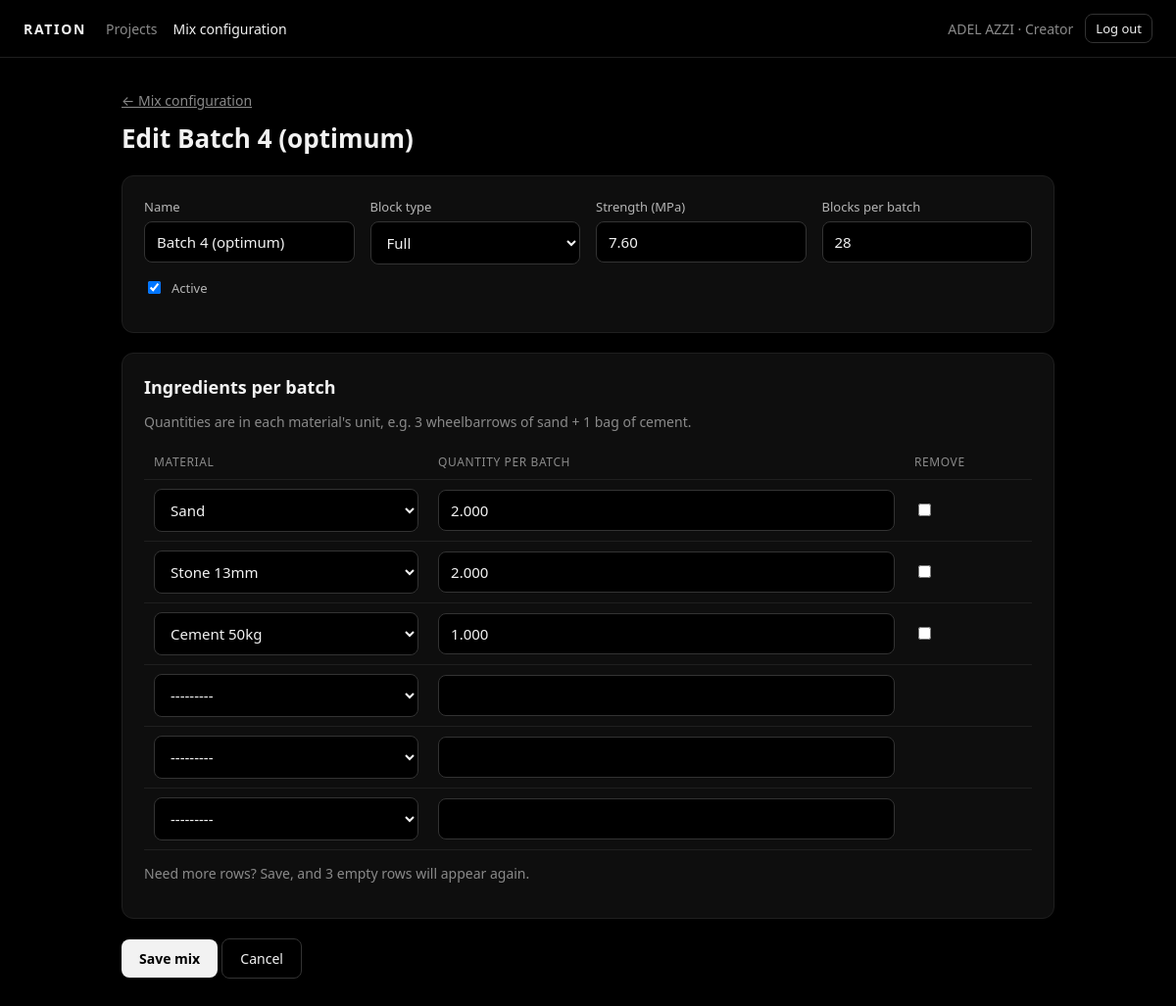
The app's page /config/mixes/4/ (signed in) with its own data.
### accounts/models.py (models this page shows, shortened)
class User(AbstractUser):
    class Role(models.TextChoices):
        MANAGER = 'manager', 'Manager'
        ACCOUNTANT = 'accountant', 'Accountant'
        CREATOR = 'creator', 'Creator'
    full_name = models.CharField(max_length=150)
    email = models.EmailField(max_length=255, unique=True)
    role = models.CharField(max_length=20, choices=Role.choices, default=Role.CREATOR)
    created_at = models.DateTimeField(auto_now_add=True)
    class Meta:
        db_table = 'users'

### core/models.py (models this page shows, shortened)
class MixRatio(models.Model):
    name = models.CharField(max_length=100)
    block_type = models.CharField(max_length=1, choices=BlockType.choices)
    strength_mpa = models.DecimalField(max_digits=6, decimal_places=2, null=True, blank=True)
    blocks_per_batch = models.PositiveIntegerField()
    is_active = models.BooleanField(default=True)
    class Meta:
        db_table = 'mix_ratios'
        constraints = [
            models.CheckConstraint(condition=Q(blocks_per_batch__gt=0), name='mix_blocks_per_batch_gt_0'),
            models.CheckConstraint(condition=Q(block_type__in=['H', 'F']), name='mix_block_type_h_or_f'),
        ]

### core/views.py (the view, shortened to what this page needs)
# urls.py: path('config/mixes/<int:pk>/', views.mix_edit_view, name='mix_edit'),
@login_required
def mix_edit_view(request, pk=None):
    mix = get_object_or_404(MixRatio, pk=pk) if pk else MixRatio()
    form = MixRatioForm(request.POST or None, instance=mix)
    formset = MixIngredientFormSet(request.POST or None, instance=mix)
    return render(request, 'core/mix_form.html', {'form': form, 'formset': formset, 'mix': mix})

### core/forms.py
class MixRatioForm(forms.ModelForm):
    class Meta:
        model = MixRatio
        fields = ['name', 'block_type', 'strength_mpa', 'blocks_per_batch', 'is_active']
        labels = {
            'strength_mpa': 'Strength (MPa)',
            'blocks_per_batch': 'Blocks per batch',
            'is_active': 'Active',
        }

### core/models.py (called while the page is built)
    def __str__(self):
        return self.name

### core/templates/core/mix_form.html (shortened to what this page needs)
{% extends "core/base.html" %}
{% block content %}
<a href="{% url 'config' %}" class="muted">← Mix configuration</a>
<h1 style="margin-top: 10px;">{% if mix.pk %}Edit {{ mix.name }}{% else %}New mix ratio{% endif %}</h1>
<form method="post" novalidate>
  <section class="panel">
    <div class="grid">
      {% include "core/_field.html" with field=form.name %}
      {% include "core/_field.html" with field=form.block_type %}
      {% include "core/_field.html" with field=form.strength_mpa %}
      {% include "core/_field.html" with field=form.blocks_per_batch %}
    </div>
    {% include "core/_field.html" with field=form.is_active %}
  </section>
  <section class="panel">
    <h2>Ingredients per batch</h2>
    <p class="muted" style="margin-top: 0;">Quantities are in each material's unit, e.g. 3 wheelbarrows of sand + 1 bag of cement.</p>
    <div class="table-wrap">
      <table>
        <thead><tr><th>Material</th><th>Quantity per batch</th><th>Remove</th></tr></thead>
        <tbody>
          {% for ingredient_form in formset %}
          <tr>
            <td>
              {{ ingredient_form.material }}
            </td>
            <td>
              {{ ingredient_form.quantity }}
            </td>
            <td>{% if ingredient_form.instance.pk %}{{ ingredient_form.DELETE }}{% endif %}</td>
          </tr>
          {% endfor %}
        </tbody>
      </table>
    </div>
    <p class="muted">Need more rows? Save, and 3 empty rows will appear again.</p>
  </section>
  <div style="margin-top: 20px;">
    <button type="submit" class="btn">Save mix</button>
    <a href="{% url 'config' %}" class="btn btn-ghost">Cancel</a>
  </div>
</form>
{% endblock %}

### core/templates/core/base.html (shortened to what this page needs)
<!doctype html>
<html lang="en">
<head>
</head>
<body>
  <header>
    <a class="brand" href="{% url 'home' %}">Ration</a>
    <nav>
      <a href="{% url 'home' %}" class="{% if request.resolver_match.url_name == 'home' or request.resolver_match.url_name == 'project_detail' %}active{% endif %}">Projects</a>
      <a href="{% url 'config' %}" class="{% if 'config' in request.path %}active{% endif %}">Mix configuration</a>
    </nav>
    <div class="user">
      <span>{{ user.full_name|default:user.username }} · {{ user.get_role_display }}</span>
      <form method="post" action="{% url 'logout' %}" class="inline-form">
        <button type="submit" class="btn btn-ghost btn-sm">Log out</button>
      </form>
    </div>
  </header>
  <main>
    {% block content %}{% endblock %}
  </main>
</body>
</html>

### core/templates/core/_field.html (shortened to what this page needs)
<div class="field{% if field.widget_type == 'checkbox' %} checkbox{% endif %}">
  {% if field.widget_type == 'checkbox' %}
    <label for="{{ field.id_for_label }}">{{ field }} {{ field.label }}</label>
  {% else %}
    <label for="{{ field.id_for_label }}">{{ field.label }}</label>
    {{ field }}
  {% endif %}
</div>

### core/templates/core/base.html (style rules this page uses)
* { box-sizing: border-box; }
html, body { margin: 0; background: #000; color: #f2f2f2; font-family: system-ui, -apple-system, "Segoe UI", Roboto, sans-serif; }
a { color: #f2f2f2; }
header { display: flex; align-items: center; gap: 20px; flex-wrap: wrap; padding: 14px 24px; border-bottom: 1px solid #1f1f1f; font-size: 14px; }
header .brand { font-weight: 700; letter-spacing: .12em; text-transform: uppercase; text-decoration: none; }
header nav { display: flex; gap: 16px; }
header nav a { color: #8a8a8a; text-decoration: none; }
header nav a.active, header nav a:hover { color: #f2f2f2; }
header .user { margin-left: auto; display: flex; align-items: center; gap: 12px; color: #8a8a8a; }
main { max-width: 1000px; margin: 0 auto; padding: 32px 24px 64px; }
h1 { font-size: 26px; margin: 0 0 6px; }
h2 { font-size: 18px; margin: 0 0 14px; }
.muted { color: #8a8a8a; font-size: 14px; }
.panel { background: #0e0e0e; border: 1px solid #1f1f1f; border-radius: 12px; padding: 22px; margin-top: 20px; }
.grid { display: grid; gap: 16px; grid-template-columns: repeat(auto-fit, minmax(200px, 1fr)); }
.field { margin-bottom: 14px; }
.field label { display: block; font-size: 13px; color: #b5b5b5; margin-bottom: 6px; }
.field.checkbox label { display: flex; gap: 8px; align-items: center; }
input[type=text], input[type=number], input[type=email], input[type=password], select, textarea { width: 100%; padding: 10px 12px; font: inherit; font-size: 15px; color: #f2f2f2; background: #000; border: 1px solid #333; border-radius: 8px; outline: none; }
.btn { display: inline-block; padding: 10px 18px; font: inherit; font-size: 14px; font-weight: 600; color: #000; background: #f2f2f2; border: 0; border-radius: 8px; cursor: pointer; text-decoration: none; }
.btn-ghost { background: none; color: #f2f2f2; border: 1px solid #333; font-weight: 500; }
.btn-sm { padding: 5px 10px; font-size: 13px; }
table { width: 100%; border-collapse: collapse; font-size: 14px; }
th, td { text-align: left; padding: 9px 10px; border-bottom: 1px solid #1f1f1f; vertical-align: middle; }
th { color: #8a8a8a; font-weight: 500; font-size: 12px; text-transform: uppercase; letter-spacing: .05em; }
.table-wrap { overflow-x: auto; }
.inline-form { display: inline; }

### records on screen
User: full_name "ADEL AZZI", role "Creator"
MixRatio: name "Batch 4 (optimum)", block_type "Full", strength_mpa "7.60", blocks_per_batch "28", is_active "☑"

### other values on screen
{{ field.label }} "Name Block type Strength (MPa) Blocks per batch"
{{ field.label }} "Active"
